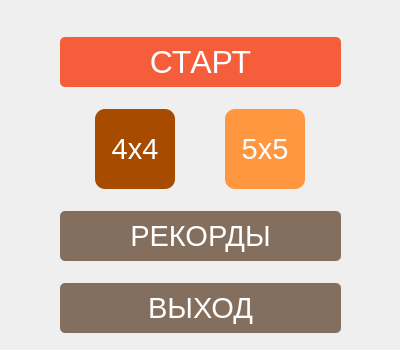
<?xml version="1.0" encoding="UTF-8"?>
<ui version="4.0">
 <class>MainMenu</class>
 <widget class="QDialog" name="MainMenu">
  <property name="geometry">
   <rect>
    <x>0</x>
    <y>0</y>
    <width>400</width>
    <height>350</height>
   </rect>
  </property>
  <property name="minimumSize">
   <size>
    <width>400</width>
    <height>350</height>
   </size>
  </property>
  <property name="maximumSize">
   <size>
    <width>400</width>
    <height>350</height>
   </size>
  </property>
  <property name="windowTitle">
   <string>Dialog</string>
  </property>
  <widget class="QWidget" name="verticalLayoutWidget">
   <property name="geometry">
    <rect>
     <x>10</x>
     <y>30</y>
     <width>381</width>
     <height>311</height>
    </rect>
   </property>
   <layout class="QVBoxLayout" name="verticalLayout_menu" stretch="0,0,0,0">
    <property name="spacing">
     <number>15</number>
    </property>
    <property name="leftMargin">
     <number>50</number>
    </property>
    <property name="rightMargin">
     <number>50</number>
    </property>
    <item>
     <widget class="QPushButton" name="startButton">
      <property name="sizePolicy">
       <sizepolicy hsizetype="Fixed" vsizetype="Fixed">
        <horstretch>0</horstretch>
        <verstretch>0</verstretch>
       </sizepolicy>
      </property>
      <property name="minimumSize">
       <size>
        <width>200</width>
        <height>50</height>
       </size>
      </property>
      <property name="maximumSize">
       <size>
        <width>281</width>
        <height>50</height>
       </size>
      </property>
      <property name="font">
       <font>
        <family>Arial</family>
        <pointsize>24</pointsize>
       </font>
      </property>
      <property name="styleSheet">
       <string notr="true">background-color: #F65E3B; color: white; border-radius: 5px; text-align: center;</string>
      </property>
      <property name="text">
       <string>СТАРТ</string>
      </property>
     </widget>
    </item>
    <item>
     <layout class="QHBoxLayout" name="horizontalLayout_size" stretch="1,1">
      <item>
       <widget class="QPushButton" name="size4x4Button">
        <property name="sizePolicy">
         <sizepolicy hsizetype="Fixed" vsizetype="Fixed">
          <horstretch>0</horstretch>
          <verstretch>0</verstretch>
         </sizepolicy>
        </property>
        <property name="minimumSize">
         <size>
          <width>80</width>
          <height>80</height>
         </size>
        </property>
        <property name="maximumSize">
         <size>
          <width>80</width>
          <height>80</height>
         </size>
        </property>
        <property name="font">
         <font>
          <family>Arial</family>
          <pointsize>22</pointsize>
         </font>
        </property>
        <property name="styleSheet">
         <string notr="true">QPushButton { background-color: #FF9640; color: white; border-radius: 10px; } QPushButton:checked { background-color: #A64B00; }</string>
        </property>
        <property name="text">
         <string>4x4</string>
        </property>
        <property name="checkable">
         <bool>true</bool>
        </property>
        <property name="checked">
         <bool>true</bool>
        </property>
       </widget>
      </item>
      <item>
       <widget class="QPushButton" name="size5x5Button">
        <property name="sizePolicy">
         <sizepolicy hsizetype="Fixed" vsizetype="Fixed">
          <horstretch>0</horstretch>
          <verstretch>0</verstretch>
         </sizepolicy>
        </property>
        <property name="minimumSize">
         <size>
          <width>80</width>
          <height>80</height>
         </size>
        </property>
        <property name="maximumSize">
         <size>
          <width>80</width>
          <height>80</height>
         </size>
        </property>
        <property name="font">
         <font>
          <family>Arial</family>
          <pointsize>22</pointsize>
         </font>
        </property>
        <property name="styleSheet">
         <string notr="true">QPushButton { background-color: #FF9640; color: white; border-radius: 10px; } QPushButton:checked { background-color: #A64B00; }</string>
        </property>
        <property name="text">
         <string>5x5</string>
        </property>
        <property name="checkable">
         <bool>true</bool>
        </property>
       </widget>
      </item>
     </layout>
    </item>
    <item>
     <widget class="QPushButton" name="recordsButton">
      <property name="sizePolicy">
       <sizepolicy hsizetype="Fixed" vsizetype="Fixed">
        <horstretch>170</horstretch>
        <verstretch>40</verstretch>
       </sizepolicy>
      </property>
      <property name="minimumSize">
       <size>
        <width>170</width>
        <height>40</height>
       </size>
      </property>
      <property name="maximumSize">
       <size>
        <width>281</width>
        <height>50</height>
       </size>
      </property>
      <property name="font">
       <font>
        <family>Arial</family>
        <pointsize>22</pointsize>
       </font>
      </property>
      <property name="styleSheet">
       <string notr="true">background-color: #846F5E; color: white; border-radius: 5px; text-align: center;</string>
      </property>
      <property name="text">
       <string>РЕКОРДЫ</string>
      </property>
     </widget>
    </item>
    <item>
     <widget class="QPushButton" name="exitButton">
      <property name="sizePolicy">
       <sizepolicy hsizetype="Fixed" vsizetype="Fixed">
        <horstretch>0</horstretch>
        <verstretch>0</verstretch>
       </sizepolicy>
      </property>
      <property name="minimumSize">
       <size>
        <width>200</width>
        <height>50</height>
       </size>
      </property>
      <property name="maximumSize">
       <size>
        <width>281</width>
        <height>50</height>
       </size>
      </property>
      <property name="font">
       <font>
        <family>Arial</family>
        <pointsize>22</pointsize>
       </font>
      </property>
      <property name="styleSheet">
       <string notr="true">background-color: #846F5E; color: white; border-radius: 5px; text-align: center;</string>
      </property>
      <property name="text">
       <string>ВЫХОД</string>
      </property>
     </widget>
    </item>
   </layout>
  </widget>
 </widget>
 <resources/>
 <connections/>
</ui>
